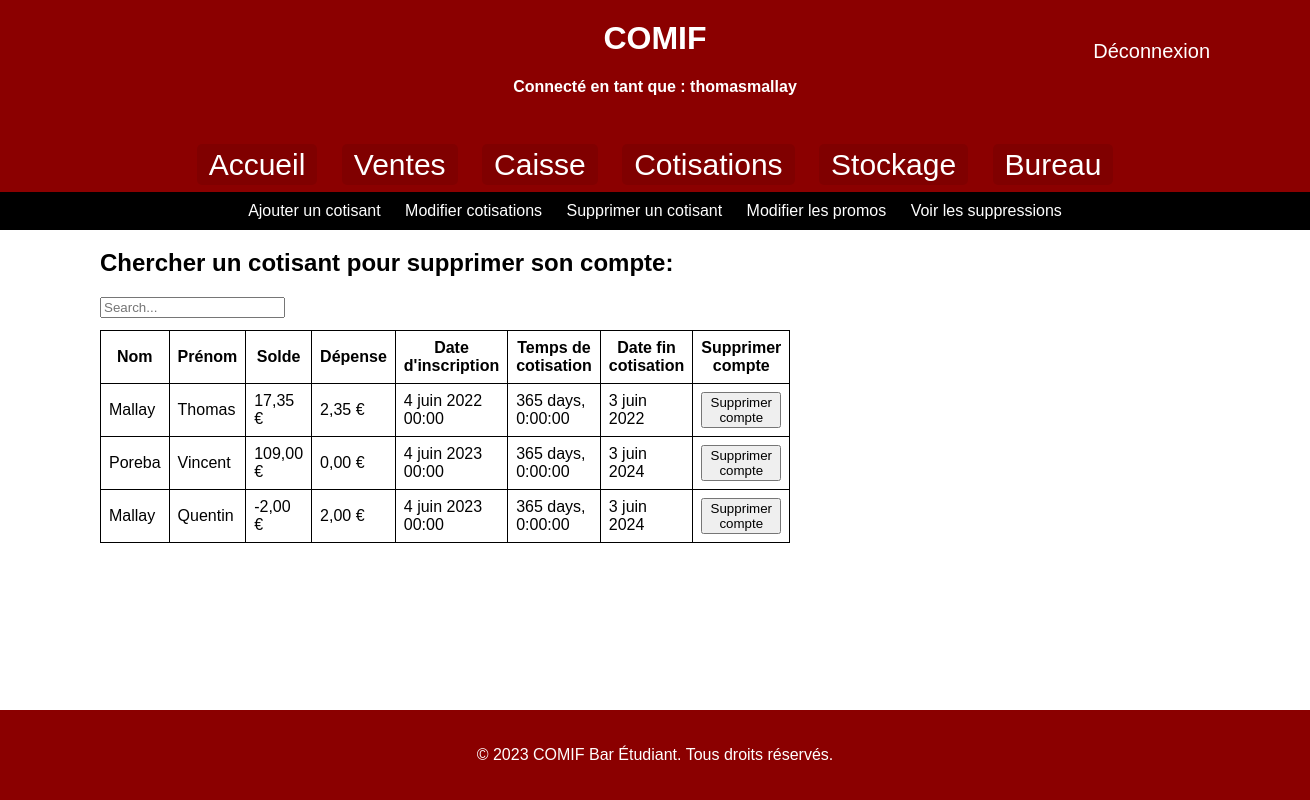
Page /supcotisants/ (signed in) on the committed database.
### AppCotisants/models.py (models this page shows, shortened)
class Cotisants(models.Model):
    prenom = models.CharField(max_length=15)
    nom = models.CharField(max_length=15)
    nomprenom = models.CharField(max_length=30, unique=True, default='')
    solde = models.DecimalField(max_digits=8, decimal_places=2, default='0')
    date_inscription = models.DateTimeField(auto_now_add=True)
    depense = models.DecimalField(max_digits=8, decimal_places=2, default='0')
    mail = models.EmailField(max_length=40, default='')
    promo = models.CharField(max_length=40, default='')
    DUREE_CHOICES = (
        (timedelta(days=365), '1 an'),
        (timedelta(days=183), '6 mois'),
        (timedelta(days=6), '6 jours'),
    )
    temps_cotisation = models.DurationField(choices=DUREE_CHOICES, default=None)
    date_fin = models.DateField(default=None, null=True, blank=True)

### AppCotisants/views.py (the view)
# urls.py: path('supcotisants/', views2.index3),
@login_required
def index3(request):
    return render(request, 'supcotisants.html',{'dataCotisants':Cotisants.objects.order_by('date_fin').all(),'username': request.user.username})

### templates/supcotisants.html (shortened to what this page needs)
<!DOCTYPE html>
<html>
<head>
    {% load static %}
</head>
<body>
<header>
    <h1>COMIF</h1>
    <h4 style="color: white;">Connecté en tant que : {{ username }}</h4>
    <a href="{% url 'logout' %}" style="font-size: 20px; position: absolute; top: 40px; right: 100px;
     color: white; text-decoration: none;">Déconnexion</a>
</header>
  <nav>
    <a href="/welcome">Accueil</a>
    <a href="/ajtvente">Ventes</a>
    <a href="/gstsoldes">Caisse</a>
    <a href="/ajtcotisants">Cotisations</a>
    <a href="/ajtproduits">Stockage</a>
    <a href="/tresorerie">Bureau</a>
  </nav>
  <div class="navbar">
    <a href="/ajtcotisants">Ajouter un cotisant</a>
    <a href="/gstcotisants">Modifier cotisations</a>
    <a href="/supcotisants">Supprimer un cotisant</a>
    <a href="/promo">Modifier les promos</a>
    <a href="/voirsupcot">Voir les suppressions</a>
  </div>
<section>
    <h2>Chercher un cotisant pour supprimer son compte:</h2>
    <div class="form-group">
        <input id="search" class="form-control" type="text" placeholder="Search...">
    </div>
    <br />
    <div class="scrollable-table">
        <table width="700" border="1" style="border-collapse:collapse;">
            <thead>
            <tr>
                <th>Nom</th>
                <th>Prénom</th>
                <th>Solde</th>
                <th>Dépense</th>
                <th>Date d'inscription</th>
                <th>Temps de cotisation</th>
                <th>Date fin cotisation</th>
                <th>Supprimer compte</th>
            </tr>
            </thead>
            <tbody id="myTable">
            {% for cotisant in dataCotisants %}
            <tr>
                <td>{{ cotisant.nom }}</td>
                <td>{{ cotisant.prenom }}</td>
                <td>{{ cotisant.solde }} €</td>
                <td>{{ cotisant.depense }} €</td>
                <td>{{ cotisant.date_inscription }}</td>
                <td>{{ cotisant.temps_cotisation }}</td>
                <td>{{ cotisant.date_fin }}</td>
                <td>
                    <button class="modBtn" type="button" data-cotisant-id="{{ cotisant.id }}"
                            data-nom="{{ cotisant.nom }}"
                            data-prenom="{{ cotisant.prenom }}" title="Supprimer">
                        Supprimer compte
                    </button>
                </td>
            </tr>
            {% endfor %}
            </tbody>
        </table>
    </div>
</section>
<footer>
    <p>&copy; 2023 COMIF Bar Étudiant. Tous droits réservés.</p>
</footer>
</body>
</html>

### templates/supcotisants.html (style rules this page uses)
body { font-family: Arial, sans-serif; margin: 0; padding: 0; background-size: cover; background-position: center; display: flex; flex-direction: column; min-height: 100vh; }
header { background-color: #8B0000; color: #fff; padding: 20px; text-align: center; }
h1 { margin: 0; }
nav { background-color: #8B0000; color: #fff; padding: 10px; text-align: center; }
nav a { color: #fff; text-decoration: none; margin: 0 10px; font-size: 30px; padding: 4px 12px; border-radius: 5px; background-color: #800000; }
.navbar { background-color: #000; color: #fff; text-align: center; padding: 10px; }
.navbar a { color: #fff; text-decoration: none; margin: 0 10px; }
section { position: absolute; top: 0px; left: 100px; position: relative; margin-bottom: 300px; }
footer { background-color: #8B0000; color: #fff; padding: 20px; text-align: center; margin-top: auto; }
table { border-collapse: collapse; width: 600px; }
th, td { border: 1px solid black; padding: 8px; }
.scrollable-table { position: absolute; top: 100px; left: 0px; height: 300px; overflow-y: scroll; }

### rows in the picture
Cotisants: nom "Mallay", prenom "Thomas", solde "17,35", depense "2,35", date_inscription "4 juin 2022 00:00", temps_cotisation "365 days, 0:00:00", date_fin "3 juin 2022"
Cotisants: nom "Poreba", prenom "Vincent", solde "109,00", depense "0,00", date_inscription "4 juin 2023 00:00", temps_cotisation "365 days, 0:00:00", date_fin "3 juin 2024"
Cotisants: nom "Mallay", prenom "Quentin", solde "-2,00", depense "2,00", date_inscription "4 juin 2023 00:00", temps_cotisation "365 days, 0:00:00", date_fin "3 juin 2024"

### other values in the picture
{{ username }} "thomasmallay"
